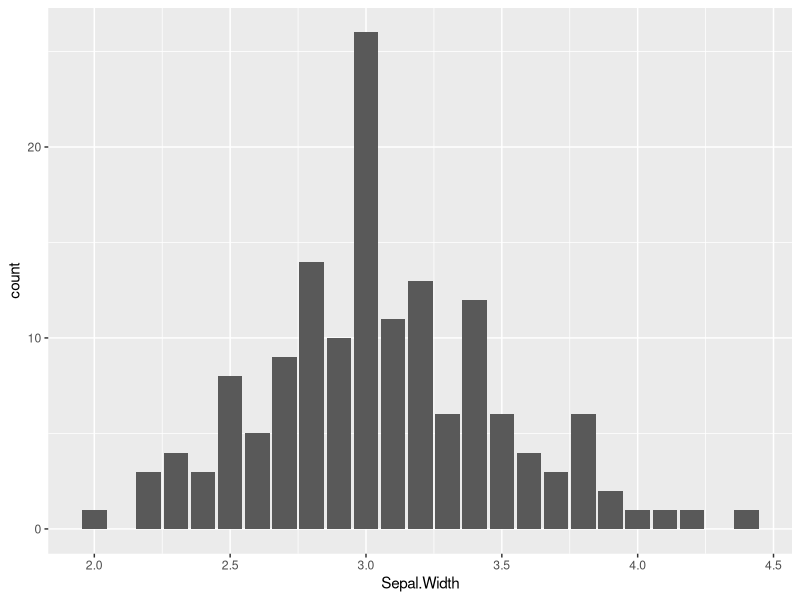

Source code (R): (Note: this script raises an error after producing the figure.)
## ---- chunk 1
knitr::opts_chunk$set(echo = TRUE)
## ---- chunk 2
iris
?iris
install.packages()
install.packages("shinydashboard")
a <- summary(iris$Sepal.Length)
a
table(iris$Sepal.Width)
table(droplevels(iris$Species),iris$Sepal.Length)
summary(iris)
library(ggplot2)
    g <- ggplot(iris, aes(x = Sepal.Width))
      g + geom_bar(position = "dodge")

?aes_string

a <-iris %>% filter(Species == "setosa")
b <- a[,c("Sepal.Width","Species")]
b
## ---- chunk 3

